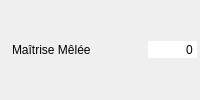
       <widget class="QWidget" name="widget_melee" native="true">
        <property name="minimumSize">
         <size>
          <width>200</width>
          <height>26</height>
         </size>
        </property>
        <layout class="QHBoxLayout" name="horizontalLayout_18">
         <property name="spacing">
          <number>2</number>
         </property>
         <property name="leftMargin">
          <number>3</number>
         </property>
         <property name="topMargin">
          <number>3</number>
         </property>
         <property name="rightMargin">
          <number>3</number>
         </property>
         <property name="bottomMargin">
          <number>3</number>
         </property>
         <item>
          <widget class="QLabel" name="label_35">
           <property name="text">
            <string/>
           </property>
           <property name="pixmap">
            <pixmap resource="../../resources/resources.qrc">:/images/Aptitudes/melee.png</pixmap>
           </property>
          </widget>
         </item>
         <item>
          <widget class="QLabel" name="label_melee">
           <property name="text">
            <string>Maîtrise Mêlée</string>
           </property>
          </widget>
         </item>
         <item>
          <spacer name="horizontalSpacer_19">
           <property name="orientation">
            <enum>Qt::Horizontal</enum>
           </property>
           <property name="sizeHint" stdset="0">
            <size>
             <width>37</width>
             <height>12</height>
            </size>
           </property>
          </spacer>
         </item>
         <item>
          <widget class="QSpinBox" name="sp_melee">
           <property name="focusPolicy">
            <enum>Qt::NoFocus</enum>
           </property>
           <property name="autoFillBackground">
            <bool>true</bool>
           </property>
           <property name="frame">
            <bool>false</bool>
           </property>
           <property name="alignment">
            <set>Qt::AlignRight|Qt::AlignTrailing|Qt::AlignVCenter</set>
           </property>
           <property name="buttonSymbols">
            <enum>QAbstractSpinBox::NoButtons</enum>
           </property>
           <property name="suffix">
            <string/>
           </property>
           <property name="minimum">
            <number>-999999</number>
           </property>
           <property name="maximum">
            <number>9999999</number>
           </property>
           <property name="stepType">
            <enum>QAbstractSpinBox::DefaultStepType</enum>
           </property>
          </widget>
         </item>
        </layout>
       </widget>
